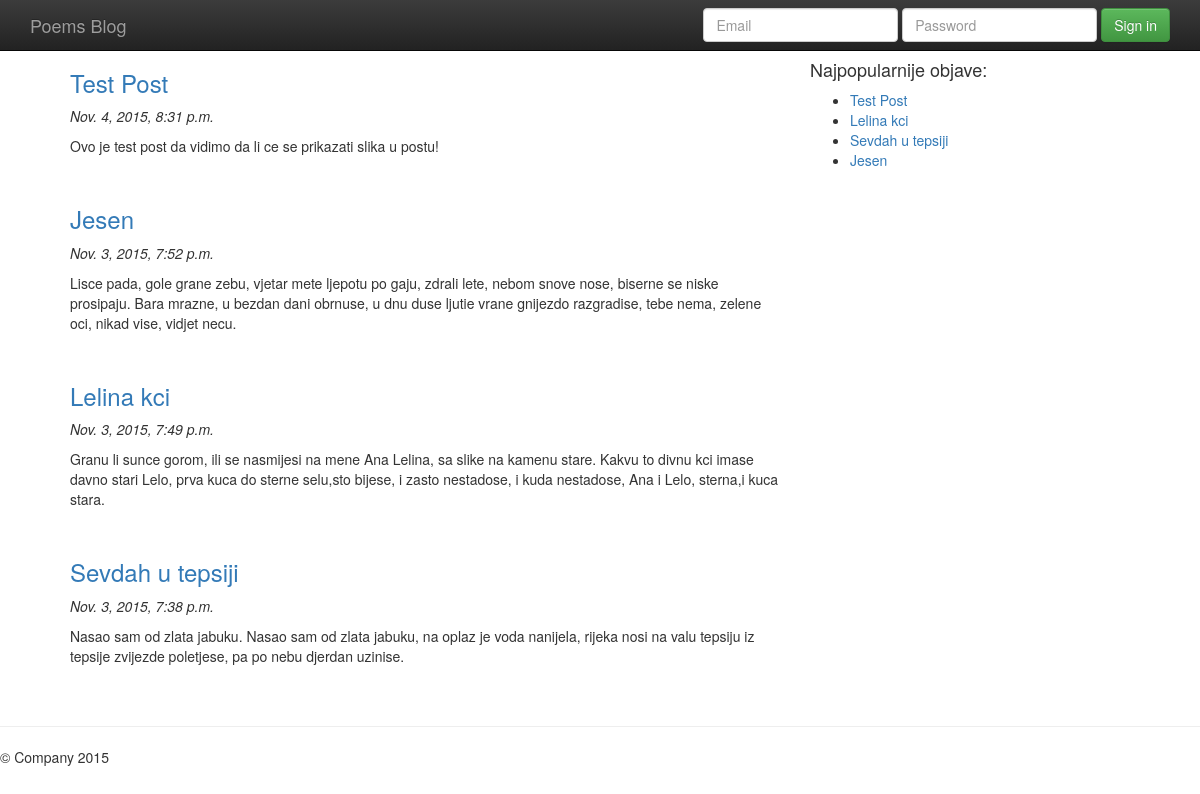
/blog/, run on an earlier commit of the app's database.
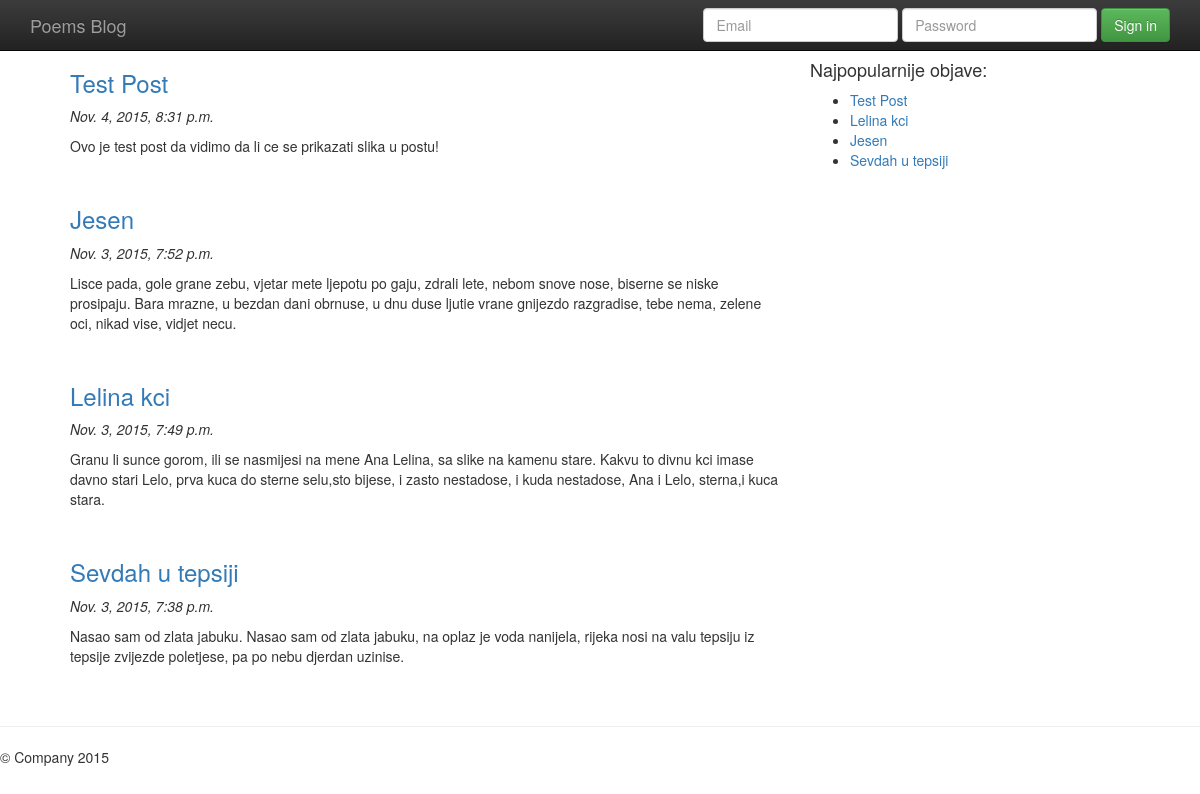
And on a later commit of the database.
### blog/models.py (models this page shows, shortened)
class Post(models.Model):
    created_at = models.DateTimeField(auto_now_add=True)
    title = models.CharField(max_length=100)
    content = models.TextField()
    tag = models.CharField(max_length=20, blank=True, null=True)
    image = models.ImageField(upload_to="images", blank=True, null=True)
    views = models.IntegerField(default=0)

### blog/views.py (the view)
def index(request):
    latest_posts = Post.objects.all().order_by('-created_at')
    popular_posts = Post.objects.order_by('-views')[:5]
    t = loader.get_template('blog/index.html')
    context_dict = {
        'latest_posts': latest_posts,
        'popular_posts': popular_posts,
    }
    for post in latest_posts:
        post.url = post.title.replace(' ', '_')
    for popular_post in popular_posts:
        popular_post.url = popular_post.title.replace(' ', '_')
    c = Context(context_dict)
    return HttpResponse(t.render(c))

### templates/blog/index.html
{% extends "base.html" %}
{% block content %}
<div class="row">
    <div class="col-md-8">
    {% if latest_posts %}
        <ul>
        {% for post in latest_posts %}
            <h3><a href="/blog/{{ post.url }}">{{ post.title }}</a></h3>
            <p><em>{{ post.created_at }}</em></p>
            <p>{{ post.content }}</p>
            <br />
        {% endfor %}
        </ul>
    {% endif %}
    </div>
    <div class="col-md-4">
    <h4>Najpopularnije objave:</h4>
    <ul>
        {% for popular_post in popular_posts %}
        <li><a href="/blog/{{ popular_post.url }}" target="">{{ popular_post.title }}</a></li>
    {% endfor %}
    </ul>
</div>
</div>
    {% endblock content %}

### templates/base.html (shortened to what this page needs)
{% load staticfiles %}
<!doctype html>
 <html class="no-js" lang="">
    <head>
        <link rel="stylesheet" href="{% static 'css/bootstrap.min.css' %}">
        <link rel="stylesheet" href="{% static 'css/bootstrap-theme.min.css' %}">
        <link rel="stylesheet" href="{% static 'css/main.css' %}">
    </head>
    <body>
    <nav class="navbar navbar-inverse navbar-fixed-top" role="navigation">
      <div class="container">
        <div class="navbar-header">
          <a class="navbar-brand" href="/blog">Poems Blog</a>
        </div>
        <div id="navbar" class="navbar-collapse collapse">
          <form class="navbar-form navbar-right" role="form">
            <div class="form-group">
              <input type="text" placeholder="Email" class="form-control">
            </div>
            <div class="form-group">
              <input type="password" placeholder="Password" class="form-control">
            </div>
            <button type="submit" class="btn btn-success">Sign in</button>
          </form>
        </div>
      </div>
    </nav>
    <div class="container">
        {% block content %}
        {% endblock %}
    </div>
      <hr>
      <footer>
        <p>&copy; Company 2015</p>
      </footer>
    </body>
</html>

### templates/base.html (style rules this page uses)
body { padding-top: 50px; padding-bottom: 20px; }

What changed in the data, as far as the page shows it:
changed Post "Jesen": moves up the list
